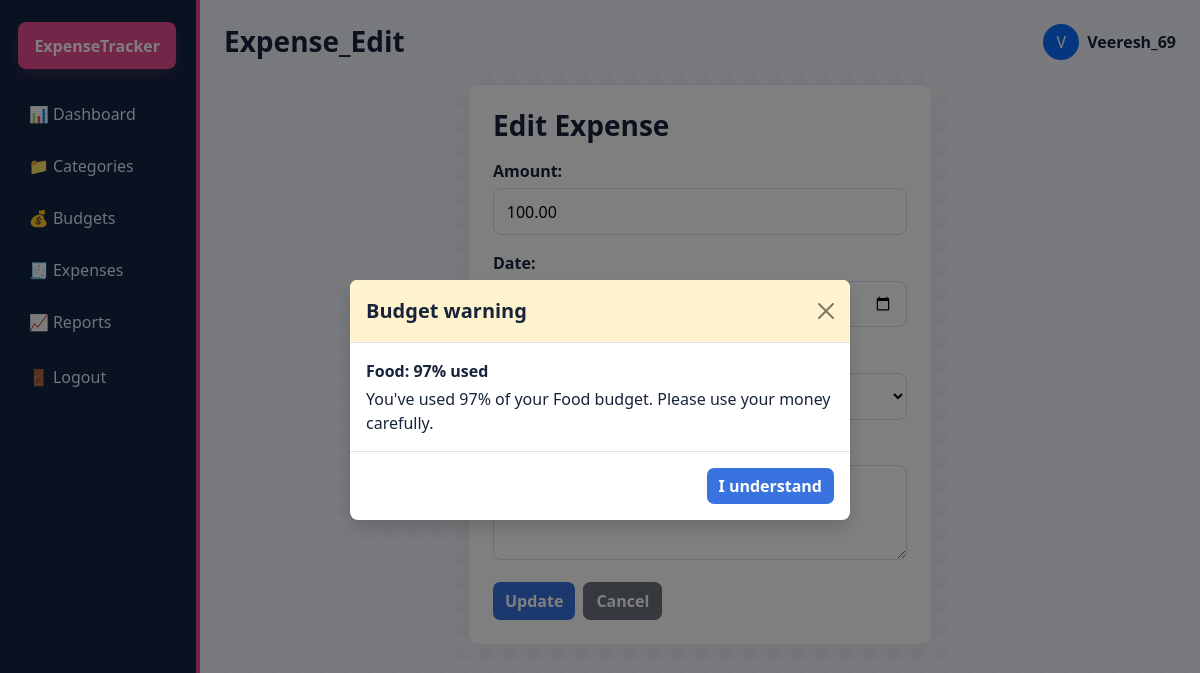
The app's page /expenses/3/edit/ (signed in) with its own data.
### tracker/models.py (models this page shows, shortened)
class Expense(models.Model):
    user = models.ForeignKey(settings.AUTH_USER_MODEL, on_delete=models.CASCADE, related_name='expenses')
    category = models.ForeignKey(Category, on_delete=models.PROTECT, related_name='expenses')
    amount = models.DecimalField(max_digits=10, decimal_places=2)
    date = models.DateField()
    notes = models.TextField(blank=True)
    created_at = models.DateTimeField(auto_now_add=True)
    class Meta:
        ordering = ['-date', '-created_at']

class Category(models.Model):
    user = models.ForeignKey(settings.AUTH_USER_MODEL, on_delete=models.CASCADE, related_name='categories')
    name = models.CharField(max_length=100)
    description = models.TextField(blank=True)
    created_at = models.DateTimeField(auto_now_add=True)
    class Meta:
        ordering = ['name']
    def __str__(self):
        return self.name

### tracker/views.py (the view)
# urls.py: path('expenses/<int:pk>/edit/', views.expense_edit, name='expense_edit'),
@login_required
def expense_edit(request, pk):
    expense = get_object_or_404(Expense, pk=pk, user=request.user)
    if request.method == 'POST':
        form = ExpenseForm(request.user, request.POST, instance=expense)
        if form.is_valid():
            form.save()
            messages.success(request, 'Expense updated successfully.')
            return redirect('expenses')
    else:
        form = ExpenseForm(request.user, instance=expense)
    return render(request, 'tracker/expense_form.html', {'form': form, 'expense': expense})

### tracker/forms.py (shortened to what this page needs)
class ExpenseForm(forms.ModelForm):
    class Meta:
        model = Expense
        fields = ['amount', 'date', 'category', 'notes']
        widgets = {
            'date': forms.DateInput(attrs={'type': 'date'}),
            'notes': forms.Textarea(attrs={'rows': 3}),
        }
    def __init__(self, user, *args, **kwargs):
        super().__init__(*args, **kwargs)
        self.user = user
        self.fields['category'].queryset = Category.objects.filter(user=user)

### tracker/models.py (called while the page is built)
    @property
    def current_spent(self):
        if hasattr(self, '_current_spent_override'):
            return self._current_spent_override
        year, month = map(int, self.month_year.split('-'))
        total = Expense.objects.filter(
            user=self.user,
            category=self.category,
            date__year=year,
            date__month=month,
        ).aggregate(total=Sum('amount'))['total'] or Decimal('0.00')
        return total

    def calculate_usage_ratio(self):
        if self.monthly_limit == 0:
            return Decimal('0.00')
        ratio = self.current_spent / self.monthly_limit
        return ratio.quantize(Decimal('0.01'), rounding=ROUND_HALF_UP)

    def alert_level(self):
        ratio = self.calculate_usage_ratio()
        if ratio >= Decimal('1.00'):
            return 'danger'
        if ratio >= Decimal('0.80'):
            return 'warning'
        return 'normal'

### templates/tracker/expense_form.html (shortened to what this page needs)
{% extends 'tracker/base.html' %}
{% block content %}
<div class="row justify-content-center">
    <div class="col-md-6">
        <div class="app-card p-4">
            <h3 class="mb-3">Edit Expense</h3>
            <form method="post">
                {{ form.as_p }}
                <div class="d-flex gap-2">
                    <button type="submit" class="btn btn-primary">Update</button>
                    <a href="{% url 'expenses' %}" class="btn btn-secondary">Cancel</a>
                </div>
            </form>
        </div>
    </div>
</div>
{% endblock %}

### templates/tracker/base.html (shortened to what this page needs)
<!DOCTYPE html>
<html lang="en">
<head>
    <link href="https://cdn.jsdelivr.net/npm/bootstrap@5.3.3/dist/css/bootstrap.min.css" rel="stylesheet">
</head>
<body>
    {% if user.is_authenticated %}
    <div class="container-fluid">
        <div class="row">
            <aside class="col-lg-2 sidebar">
                <div class="brand-pink">ExpenseTracker</div>
                <nav class="d-flex flex-column">
                    <a class="nav-pill {% if request.resolver_match.url_name == 'dashboard' %}active{% endif %}" href="{% url 'dashboard' %}">📊 Dashboard</a>
                    <a class="nav-pill {% if request.resolver_match.url_name == 'categories' %}active{% endif %}" href="{% url 'categories' %}">📁 Categories</a>
                    <a class="nav-pill {% if request.resolver_match.url_name == 'budgets' %}active{% endif %}" href="{% url 'budgets' %}">💰 Budgets</a>
                    <a class="nav-pill {% if request.resolver_match.url_name == 'expenses' %}active{% endif %}" href="{% url 'expenses' %}">🧾 Expenses</a>
                    <a class="nav-pill {% if request.resolver_match.url_name == 'reports' %}active{% endif %}" href="{% url 'reports' %}">📈 Reports</a>
                    <form method="post" action="{% url 'logout' %}">
                        <button class="nav-pill border-0 bg-transparent w-100 text-start" type="submit">🚪 Logout</button>
                    </form>
                </nav>
            </aside>
            <main class="col-lg-10 px-4 py-4">
                <div class="d-flex justify-content-between align-items-center mb-4">
                    <div>
                        <h3 class="mb-0">{{ request.resolver_match.url_name|title }}</h3>
                    </div>
                    <div class="d-flex align-items-center gap-2">
                        <div class="rounded-circle bg-primary text-white d-flex align-items-center justify-content-center" style="width: 36px; height:36px;">{{ user.username|slice:':1'|upper }}</div>
                        <span class="fw-semibold">{{ user.username }}</span>
                    </div>
                </div>
    {% endif %}
    {% block content %}{% endblock %}
    {% if user.is_authenticated %}
            </main>
        </div>
    </div>
    {% else %}
        </div>
    {% endif %}
    {% if user.is_authenticated and budget_alerts %}
    <div class="modal fade" id="budgetAlertModal" tabindex="-1" aria-labelledby="budgetAlertTitle" aria-hidden="true">
        <div class="modal-dialog modal-dialog-centered">
            <div class="modal-content border-0 shadow">
                <div class="modal-header {% if budget_alerts.0.alert_level == 'danger' %}bg-danger-subtle{% else %}bg-warning-subtle{% endif %}">
                    <h2 class="modal-title fs-5" id="budgetAlertTitle">Budget warning</h2>
                    <button type="button" class="btn-close" data-bs-dismiss="modal" aria-label="Close"></button>
                </div>
                <div class="modal-body">
                    {% for alert in budget_alerts %}
                    <div class="{% if not forloop.first %}border-top pt-3 mt-3{% endif %}">
                        <p class="fw-semibold mb-1">{{ alert.category }}: {{ alert.usage_percent|floatformat:0 }}% used</p>
                        <p class="mb-0">You've used {{ alert.usage_percent|floatformat:0 }}% of your {{ alert.category }} budget. Please use your money carefully.</p>
                    </div>
                    {% endfor %}
                </div>
                <div class="modal-footer">
                    <button type="button" class="btn btn-primary" data-bs-dismiss="modal">I understand</button>
                </div>
            </div>
        </div>
    </div>
    {% endif %}
</body>
</html>

### templates/tracker/base.html (style rules this page uses)
:root { --ink: #17243a; --muted: #64748b; --navy: #102441; --navy-light: #1b365d; --rose: #e84d91; --rose-light: #fff0f6; --blue: #3973df; --blue-light: #edf4ff; --teal: #13a891; --teal-light: #e6faf5; --gold: #e6a52e; --gold-light: #fff7e5; --line: #e3e9f2; --paper: #ffffff; }
* { box-sizing: border-box; }
body { min-height: 100vh; background-color: #f2f5fa; background-image: linear-gradient(135deg, rgba(232, 77, 145, 0.035) 25%, transparent 25%), linear-gradient(315deg, rgba(57, 115, 223, 0.035) 25%, transparent 25%); background-position: 0 0, 12px 12px; background-size: 24px 24px; font-family: "Segoe UI", sans-serif; color: var(--ink); }
h1, h2, h3, h4, h5, h6 { color: var(--ink); font-weight: 700; }
a { color: var(--blue); }
.brand-pink { background: var(--rose); color: white; border-radius: 8px; padding: 0.7rem 1rem; font-weight: 700; display: inline-block; letter-spacing: 0; box-shadow: 0 6px 16px rgba(232, 77, 145, 0.2); }
.sidebar { background: var(--navy); min-height: 100vh; color: white; padding: 1.4rem 0.9rem; border-right: 4px solid var(--rose); }
.sidebar .brand-pink { margin: 0 0 1.4rem 0.25rem !important; }
.nav-pill { display: flex; align-items: center; gap: 0.75rem; padding: 0.7rem 0.9rem; border-radius: 7px; color: #dfeafc; text-decoration: none; margin-bottom: 0.35rem; font-weight: 500; transition: background-color 150ms ease, color 150ms ease, transform 150ms ease; }
.sidebar form { margin-top: 0.2rem; }
.app-card { border: 1px solid var(--line); border-radius: 10px; box-shadow: 0 8px 24px rgba(23, 36, 58, 0.055); background: var(--paper); }
form p > input, form p > select, form p > textarea, form p > .form-control, form p > .form-select { width: 100%; border: 1px solid #d5deeb; border-radius: 8px; padding: 0.65rem 0.8rem; background-color: #fff; }
form p > label { display: block; margin-bottom: 0.35rem; font-weight: 600; }
.btn-primary { background: var(--blue); border: none; }
.btn { border-radius: 7px; font-weight: 650; }

### records on screen
Expense: amount "100.00"
Category: category "Food", category "Food"

### other values on screen
{{ request.resolver_match.url_name|title }} "Expense_Edit"
{{ user.username|slice:':1'|upper }} "V"
{{ user.username }} "Veeresh_69"
{{ alert.usage_percent|floatformat:0 }} "97"
